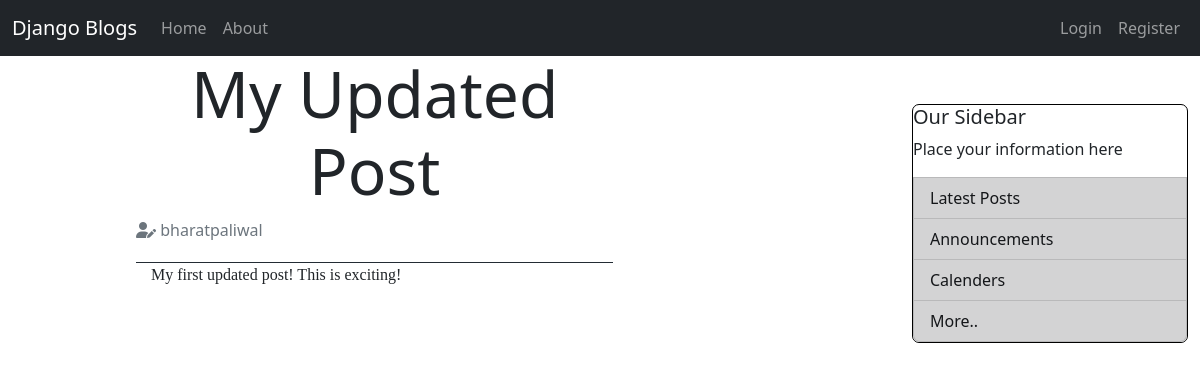
The page /post/10/ on the database its author committed.
### blog/models.py (models this page shows, shortened)
class Post(models.Model):
  title = models.CharField(max_length=100)
  content = models.TextField()
  date_posted = models.DateTimeField(default=timezone.now)
  author = models.ForeignKey(User,on_delete=models.CASCADE)

### blog/views.py (the view)
# urls.py: path("post/<int:pk>/",PostDetailView.as_view(),name="Post_details"),
class PostDetailView(DetailView):
  model = Post

### blog/templates/blog/post_detail.html (shortened to what this page needs)
{% extends "blog/base.html" %}
  {% block content %}
  <div class="container">
    <div class="row">
      <article class='col-12 col-sm-8'>
        <h1 class="display-3 text-center">
          <span class="bold"> {{ object.title }} </span>
        </h1>
        <p class="fs-6 text-muted"> <span> <i class="fas fa-user-edit"></i> </span>  {{ object.author }}</p>
        <p style="font-family:'Times New Roman',serif; padding-left: 15px; margin-top: 20px; border-top: 1px solid #232c34;">
          {{object.content}}
        </p>
      </article>
    </div>
  </div>
  {% endblock content %}

### rows shown on the page
Post: title "My Updated Post", author "bharatpaliwal", content "My first updated post! This is exciting!"
